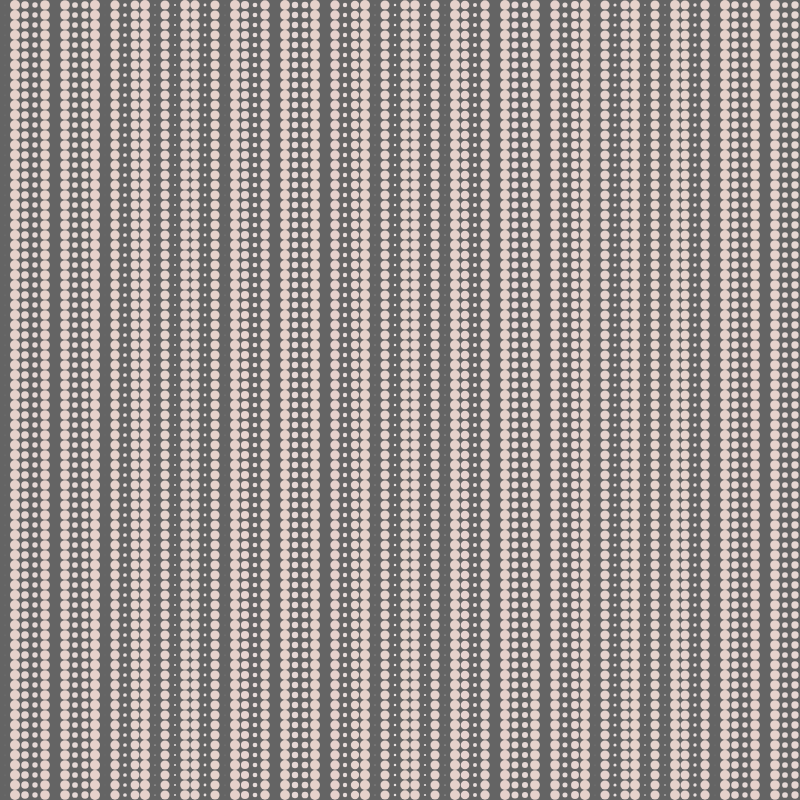
Frame 1 (no input)
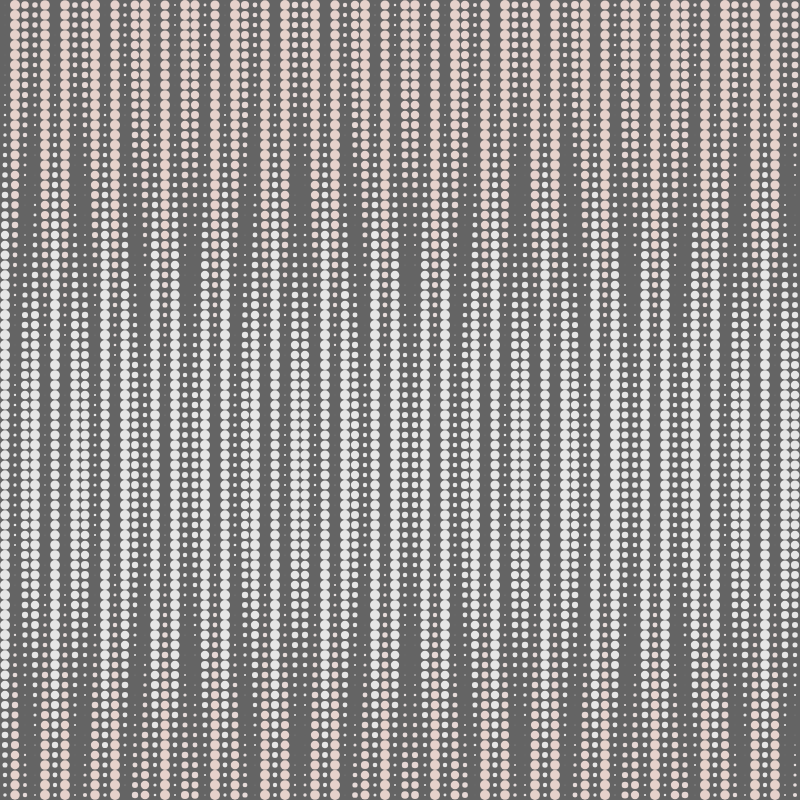
Frame 60 (no input)
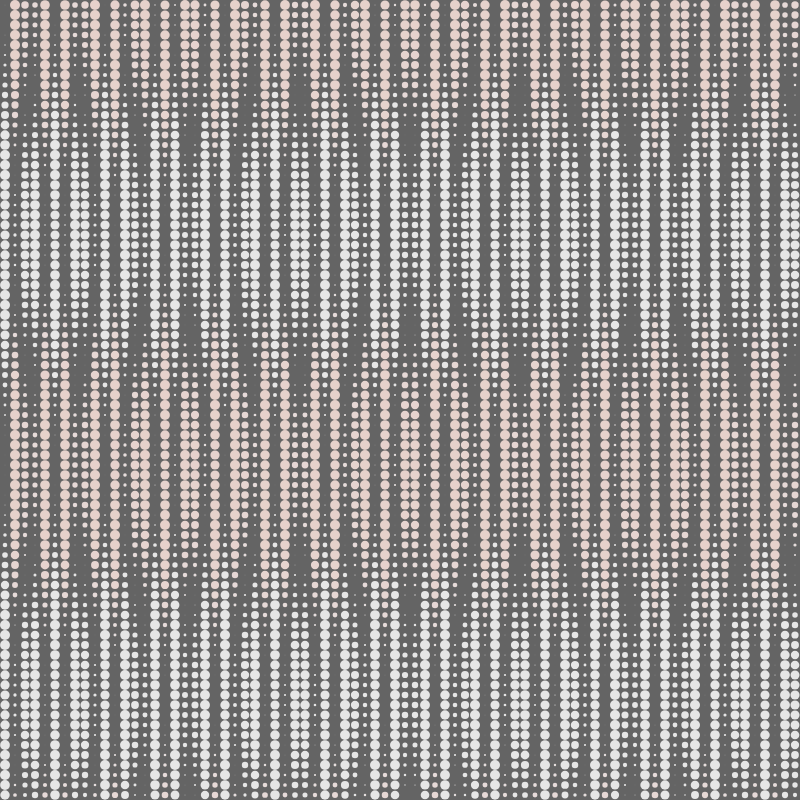
Frame 120 (the mouse pressed at the canvas centre since frame 60)

The p5.js sketch that drew these frames (run headless with seeded random() and noise() and a simulated clock; from frame 60 on, the mouse is pressed at the canvas centre):

// p5.js sketch
// ── sketch.js
var ps;
var time;
function setup () {
	createCanvas(800, 800);
	colorMode (HSB, 255);
	time = 0;
	smooth();
	ps = new ParticleSystem();
	ps.setup(10);
}

function draw() {
	time++;
	background(100);
	ps.draw(time);
}
// ── particle.js
function Particle() {
	this.setup = function (x, y, size) {
		this.myX = x + (size * 0.5);
		this.myY = y + (size * 0.5);
		this.mySize = Math.random() * size;
	};

	this.draw = function (time) {
		var k = (time * 0.0001123) % 1;
		this.mySize = Math.sin( Math.cos(this.myY * k) + Math.sin(this.myX * 1-k) ) * 10.0;
		fill(this.mySize % 255, (this.mySize * 3) % 255, 230 );
		ellipse(this.myX, this.myY, this.mySize, this.mySize); 
	};
}
// ── particleSystem.js
function ParticleSystem () {
	this.setup = function (gap) {
		this.particles = [];
		this.gap = gap;
		for (var y = 0; y < height; y += gap) {
			for (var x = 0; x < width; x += gap) {
				this.addParticle( x, y );
			}
		}
	};

	this.addParticle = function (x, y) {
		var p = new Particle ();
		p.setup ( x, y, this.gap );
		this.particles.push(p);
	};

	this.draw = function (time) {
		noStroke();
		for (var i = 0; i < this.particles.length; i++) {
			this.particles[i].draw(time);
		}
	};
}
